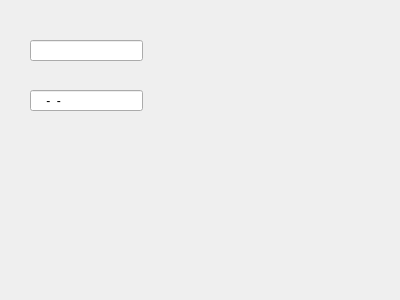
<?xml version="1.0" encoding="UTF-8"?>
<ui version="4.0">
 <class>Form</class>
 <widget class="QWidget" name="Form">
  <property name="geometry">
   <rect>
    <x>0</x>
    <y>0</y>
    <width>400</width>
    <height>300</height>
   </rect>
  </property>
  <property name="windowTitle">
   <string>Form</string>
  </property>
  <widget class="QLineEdit" name="lineEdit">
   <property name="geometry">
    <rect>
     <x>30</x>
     <y>40</y>
     <width>113</width>
     <height>21</height>
    </rect>
   </property>
   <property name="inputMask">
    <string/>
   </property>
   <property name="text">
    <string notr="true"/>
   </property>
   <property name="maxLength">
    <number>5</number>
   </property>
   <property name="frame">
    <bool>true</bool>
   </property>
  </widget>
  <widget class="QLineEdit" name="lineEdit_2">
   <property name="geometry">
    <rect>
     <x>30</x>
     <y>90</y>
     <width>113</width>
     <height>21</height>
    </rect>
   </property>
   <property name="inputMask">
    <string>0000-00-00</string>
   </property>
   <property name="text">
    <string notr="true">--</string>
   </property>
   <property name="maxLength">
    <number>10</number>
   </property>
   <property name="frame">
    <bool>true</bool>
   </property>
  </widget>
 </widget>
 <resources/>
 <connections/>
</ui>
